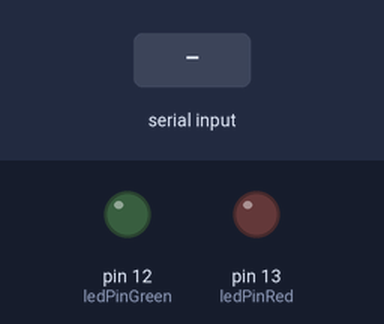
A sketch run on a simulated Arduino Uno, built with avr-gcc and run on an emulated ATmega328P. On the bench: output pins drawn as LEDs (lit = HIGH). Inputs (shaded band) come from the test bench.

Above: at 1.2 s.
1.3 s: "1" received over Serial
At 2.0 s:
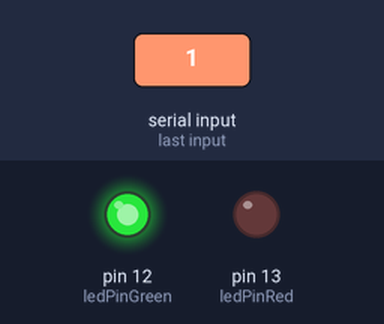
3.0 s: "0" received over Serial
At 4.7 s:
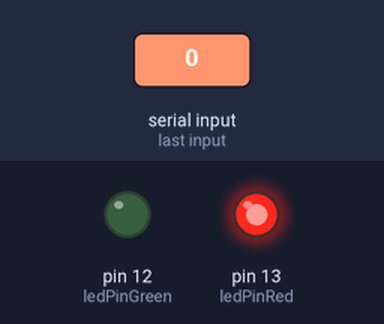
Timing chart, 0 to 6.2 s (numbered marks = the images above; inputs shaded):
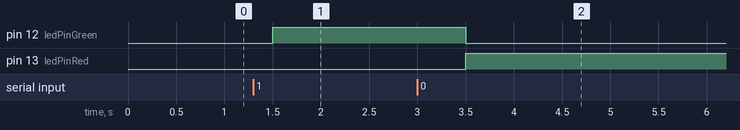

Measured:
- after the input at 1.3 s, pin 12 (ledPinGreen): LOW → HIGH after 0.20 s
- after the input at 3.0 s, pin 12 (ledPinGreen): HIGH → LOW after 0.50 s; pin 13 (ledPinRed): LOW → HIGH after 0.50 s

The sketch:

arduino-leds-serial-read.ino
```cpp
// define pins for leds
int ledPinGreen = 12;
int ledPinRed = 13;

int incomingByte = 0;

void setup() {
  // put your setup code here, to run once:

  // set pin modes to output for leds
  pinMode(ledPinGreen, OUTPUT);
  pinMode(ledPinRed, OUTPUT);

  // init serial connection
  Serial.begin(9600);
}

void loop() {
  // put your main code here, to run repeatedly:

  if (Serial.available() > 0) {
    // read the incoming byte
    incomingByte = Serial.read();

    if (incomingByte == '1') {
      // 1|true: set green led to on, red to off
      digitalWrite(ledPinGreen, HIGH);
      digitalWrite(ledPinRed, LOW);
    } else {
      // 0|false: set green led to off, red to on
      digitalWrite(ledPinGreen, LOW);
      digitalWrite(ledPinRed, HIGH);
    }

  }

  delay(500);
}
```
